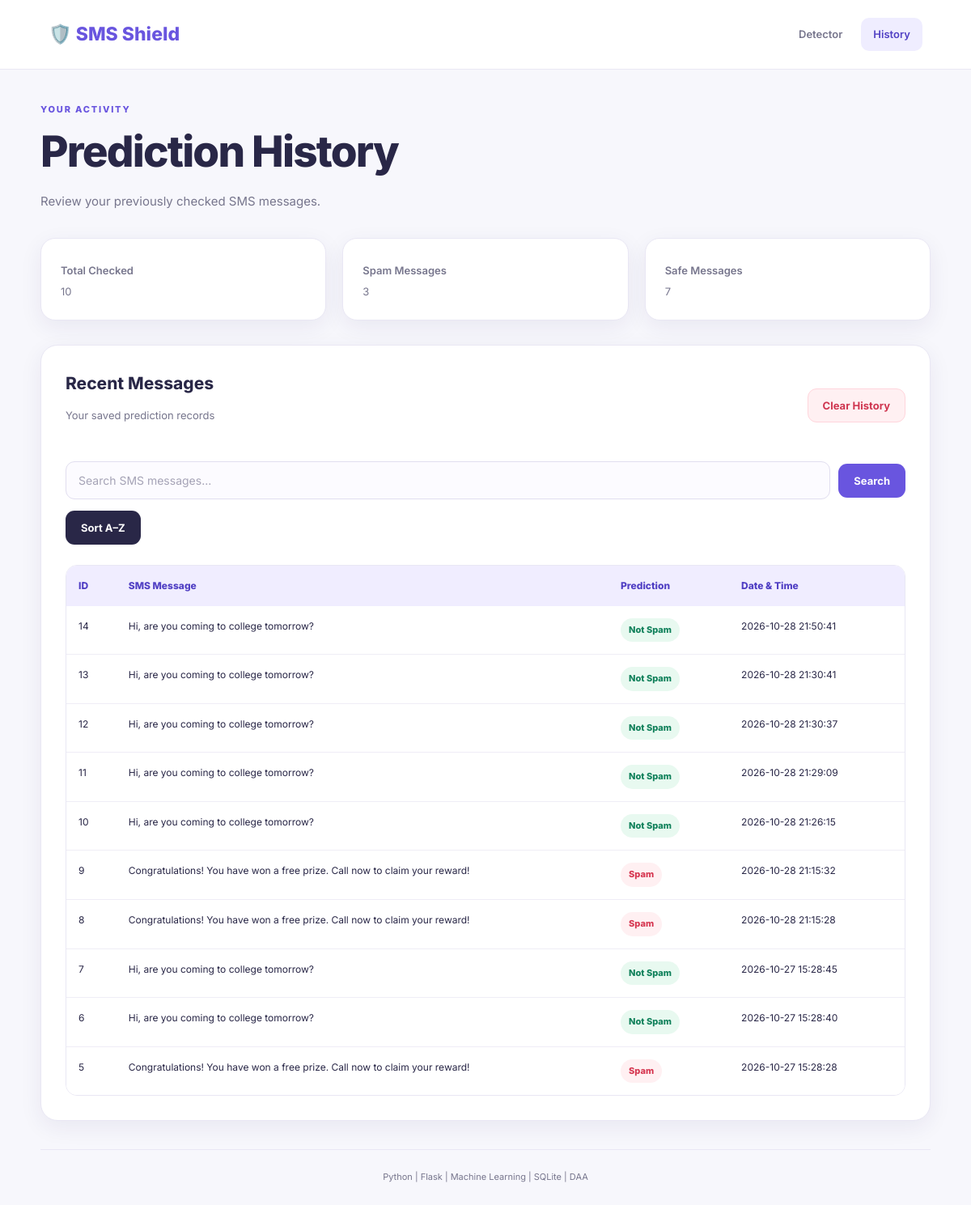
The app's page /history with its own data.
### tables this page shows
CREATE TABLE prediction_history (
                id INTEGER PRIMARY KEY AUTOINCREMENT,
                message TEXT NOT NULL,
                prediction TEXT NOT NULL,
                created_at TEXT NOT NULL
            );

### app.py (the view)
@app.route("/history")
def history():
    search_query = request.args.get("search", "").strip()
    sort_order = request.args.get("sort", "")
    with get_db_connection() as connection:
        records = connection.execute("""
            SELECT id, message, prediction, created_at
            FROM prediction_history
            ORDER BY id DESC
        """).fetchall()
    if search_query:
        records = linear_search(records, search_query)
    if sort_order == "az":
        records = merge_sort(records)
    total, spam_count, safe_count = get_statistics()
    return render_template(
        "history.html",
        records=records,
        total=total,
        spam_count=spam_count,
        safe_count=safe_count,
        search_query=search_query,
        sort_order=sort_order,
        cleared=False
    )

### app.py (called while the page is built)
def get_db_connection():
    connection = sqlite3.connect(DATABASE_PATH)
    connection.row_factory = sqlite3.Row
    return connection

def get_statistics():
    with get_db_connection() as connection:
        records = connection.execute("""
            SELECT prediction
            FROM prediction_history
        """).fetchall()
    total = len(records)
    spam_count = sum(
        1 for row in records
        if row["prediction"] == "Spam Message"
    )
    safe_count = sum(
        1 for row in records
        if row["prediction"] == "Not Spam"
    )
    return total, spam_count, safe_count

### templates/history.html (shortened to what this page needs)
<!DOCTYPE html>
<html lang="en">
<head>
    <link rel="stylesheet"
          href="{{ url_for('static', filename='style.css') }}">
</head>
<body>
    <header class="topbar">
        <div class="brand">🛡️ SMS Shield</div>
        <nav>
            <a href="{{ url_for('home') }}">Detector</a>
            <a href="{{ url_for('history') }}" class="active">History</a>
        </nav>
    </header>
    <main class="page-wrapper">
        <section class="hero">
            <p class="eyebrow">YOUR ACTIVITY</p>
            <h1>Prediction History</h1>
            <p class="subtitle">
                Review your previously checked SMS messages.
            </p>
        </section>
        <section class="stats">
            <div class="stat-card">
                <h3>Total Checked</h3>
                <p>{{ total }}</p>
            </div>
            <div class="stat-card">
                <h3>Spam Messages</h3>
                <p>{{ spam_count }}</p>
            </div>
            <div class="stat-card">
                <h3>Safe Messages</h3>
                <p>{{ safe_count }}</p>
            </div>
        </section>
        <section class="detector-card history-card">
            <div class="section-heading">
                <div>
                    <h2>Recent Messages</h2>
                    <p class="subtitle">
                        Your saved prediction records
                    </p>
                </div>
                {% if total > 0 %}
                <form method="POST"
                      action="{{ url_for('clear_history') }}"
                      onsubmit="return confirm('Are you sure you want to delete all prediction history? This action cannot be undone.');">
                    <button type="submit" class="clear-button">
                        Clear History
                    </button>
                </form>
                {% endif %}
            </div>
            <form method="GET"
                  action="{{ url_for('history') }}"
                  class="history-search-form">
                <input
                    type="text"
                    name="search"
                    placeholder="Search SMS messages..."
                    value="{{ search_query }}"
                    aria-label="Search SMS messages">
                <button type="submit" class="primary-button">
                    Search
                </button>
            </form>
<form method="GET"
      action="{{ url_for('history') }}"
      class="sort-form">
    <button type="submit" class="primary-button">
        Sort A–Z
    </button>
</form>
            {% if records %}
            <div class="table-wrapper">
                <table>
                    <thead>
                        <tr>
                            <th>ID</th>
                            <th>SMS Message</th>
                            <th>Prediction</th>
                            <th>Date &amp; Time</th>
                        </tr>
                    </thead>
                    <tbody>
                        {% for record in records %}
                        <tr>
                            <td>
                                {{ record["id"] }}
                            </td>
                            <td class="message-cell">
                                {{ record["message"] }}
                            </td>
                            <td>
                                {% if record["prediction"] == "Spam Message" %}
                                <span class="badge spam">
                                    Spam
                                </span>
                                {% else %}
                                <span class="badge safe">
                                    Not Spam
                                </span>
                                {% endif %}
                            </td>
                            <td>
                                {{ record["created_at"] }}
                            </td>
                        </tr>
                        {% endfor %}
                    </tbody>
                </table>
            </div>
            {% endif %}
        </section>
        <footer>
            Python | Flask | Machine Learning | SQLite | DAA
        </footer>
    </main>
</body>
</html>

### records on screen
prediction_history: id "14", message "Hi, are you coming to college tomorrow?", prediction "Not Spam", created_at "2026-10-28 21:50:41"
prediction_history: id "13", message "Hi, are you coming to college tomorrow?", prediction "Not Spam", created_at "2026-10-28 21:30:41"
prediction_history: id "12", message "Hi, are you coming to college tomorrow?", prediction "Not Spam", created_at "2026-10-28 21:30:37"
prediction_history: id "11", message "Hi, are you coming to college tomorrow?", prediction "Not Spam", created_at "2026-10-28 21:29:09"
prediction_history: id "10", message "Hi, are you coming to college tomorrow?", prediction "Not Spam", created_at "2026-10-28 21:26:15"
prediction_history: id "9", message "Congratulations! You have won a free prize. Call now to claim your reward!", prediction "Spam", created_at "2026-10-28 21:15:32"
prediction_history: id "8", message "Congratulations! You have won a free prize. Call now to claim your reward!", prediction "Spam", created_at "2026-10-28 21:15:28"
prediction_history: id "7", message "Hi, are you coming to college tomorrow?", prediction "Not Spam", created_at "2026-10-27 15:28:45"
prediction_history: id "6", message "Hi, are you coming to college tomorrow?", prediction "Not Spam", created_at "2026-10-27 15:28:40"
prediction_history: id "5", message "Congratulations! You have won a free prize. Call now to claim your reward!", prediction "Spam", created_at "2026-10-27 15:28:28"

### other values on screen
{{ total }} "10"
{{ spam_count }} "3"
{{ safe_count }} "7"
